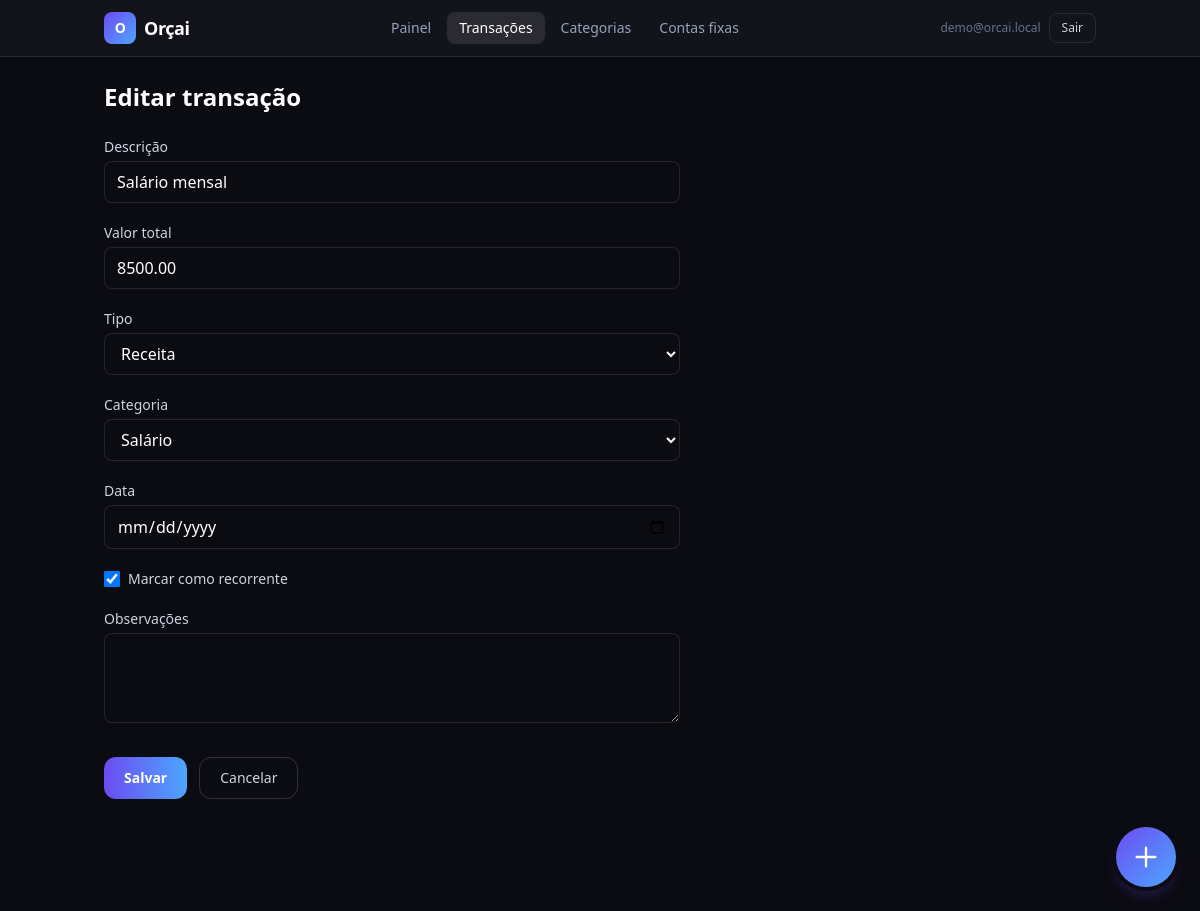
The page /transacoes/1/editar/ (signed in) on the database its author committed.
### users/models.py (models this page shows, shortened)
class User(AbstractUser):
    email = models.EmailField("e-mail", unique=True)
    USERNAME_FIELD = "email"
    REQUIRED_FIELDS: list[str] = []
    class Meta:
        verbose_name = "usuário"
        verbose_name_plural = "usuários"

### finance/models.py (models this page shows, shortened)
class Transaction(models.Model):
    user = models.ForeignKey(
        settings.AUTH_USER_MODEL,
        on_delete=models.CASCADE,
        related_name="transactions",
    )
    description = models.CharField("descrição", max_length=255)
    amount = models.DecimalField(
        "valor",
        max_digits=14,
        decimal_places=2,
        validators=[MinValueValidator(Decimal("0.01"))],
    )
    transaction_type = models.CharField(
        "tipo",
        max_length=16,
        choices=TransactionType.choices,
    )
    category = models.ForeignKey(
        Category,
        on_delete=models.SET_NULL,
        null=True,
        blank=True,
        related_name="transactions",
    )
    occurred_on = models.DateField("data")
    is_recurring = models.BooleanField(
        "recorrente",
        default=False,
        help_text="Indica padrão recorrente além do plano de parcelas (ex.: assinatura).",
    )
    installment_plan = models.ForeignKey(
        InstallmentPlan,
        on_delete=models.CASCADE,
        null=True,
        blank=True,
        related_name="transactions",
    )
    installment_number = models.PositiveSmallIntegerField(
        "número da parcela",
        null=True,
        blank=True,
    )
    notes = models.TextField("observações", blank=True)
    created_at = models.DateTimeField(auto_now_add=True)
    updated_at = models.DateTimeField(auto_now=True)
    class Meta:
        verbose_name = "transação"
        verbose_name_plural = "transações"
        ordering = ["-occurred_on", "-pk"]
        indexes = [
            models.Index(fields=["user", "occurred_on"]),
            models.Index(fields=["user", "transaction_type", "occurred_on"]),
        ]

### finance/views.py (the view, shortened to what this page needs)
# urls.py: path("transacoes/<int:pk>/editar/", views.TransactionUpdateView.as_view(), name="transaction_update"),
class TransactionUpdateView(UserScopedMixin, UpdateView):
    model = Transaction
    form_class = TransactionForm
    template_name = "finance/transaction_form.html"
    pk_url_kwarg = "pk"
    def get_form_kwargs(self):
        kw = super().get_form_kwargs()
        kw["user"] = self.request.user
        kw["is_create"] = False
        return kw

### finance/mixins.py (called while the page is built)
    def get_queryset(self):
        qs = super().get_queryset()
        return qs.filter(**{self.user_field: self.request.user})

### templates/finance/transaction_form.html (shortened to what this page needs)
{% extends "layouts/app_shell.html" %}
{% block app_main %}
<h1 class="text-2xl font-semibold text-white">{% if object %}Editar transação{% else %}Nova transação{% endif %}</h1>
<form method="post" class="mt-6 max-w-xl space-y-5">
  <div>
    <label class="block text-sm font-medium text-slate-300" for="id_description">Descrição</label>
    {{ form.description }}
  </div>
  <div>
    <label class="block text-sm font-medium text-slate-300" for="id_amount">Valor total</label>
    {{ form.amount }}
  </div>
  <div>
    <label class="block text-sm font-medium text-slate-300" for="id_transaction_type">Tipo</label>
    {{ form.transaction_type }}
  </div>
  <div>
    <label class="block text-sm font-medium text-slate-300" for="id_category">Categoria</label>
    <select name="{{ form.category.name }}" id="id_category" class="mt-1 w-full rounded-lg border border-white/10 bg-[#0B0B12] px-3 py-2 text-white outline-none focus:ring-2 focus:ring-skyfi">
      {% for choice in form.category.field.queryset %}
      <option value="{{ choice.pk }}" data-kind="{{ choice.kind }}"
        {% if form.category.value == choice.pk or form.category.value|stringformat:'s' == choice.pk|stringformat:'s' %}selected{% endif %}>{{ choice.name }}</option>
      {% endfor %}
    </select>
  </div>
  <div>
    <label class="block text-sm font-medium text-slate-300" for="id_occurred_on">Data</label>
    {{ form.occurred_on }}
  </div>
  <div class="flex items-center gap-2">
    {{ form.is_recurring }}
    <label class="text-sm text-slate-300" for="id_is_recurring">Marcar como recorrente</label>
  </div>
  <div>
    <label class="block text-sm font-medium text-slate-300" for="id_notes">Observações</label>
    {{ form.notes }}
  </div>
  <div class="flex flex-wrap gap-3 pt-2">
    <button type="submit" class="rounded-xl bg-gradient-to-r from-orchid to-skyfi px-5 py-2.5 text-sm font-semibold text-white hover:opacity-95">Salvar</button>
    <a href="{% url 'finance:transaction_list' %}" class="rounded-xl border border-white/15 px-5 py-2.5 text-sm text-slate-300 hover:bg-white/5">Cancelar</a>
  </div>
</form>
{% endblock %}

### templates/partials/app_nav.html (shortened to what this page needs)
{% with path=request.path %}
<header class="sticky top-0 z-40 border-b border-white/10 bg-card/90 backdrop-blur">
  <div class="mx-auto flex max-w-5xl flex-wrap items-center justify-between gap-3 px-4 py-3">
    <a href="{% url 'dashboard:home' %}" class="flex items-center gap-2 text-lg font-semibold tracking-tight text-white">
      <span class="inline-flex h-8 w-8 items-center justify-center rounded-lg bg-gradient-to-br from-orchid to-skyfi text-sm font-bold">O</span>
      Orçai
    </a>
    <nav class="flex flex-wrap items-center gap-1 text-sm">
      <a href="{% url 'dashboard:home' %}" class="rounded-lg px-3 py-1.5 {% if path == '/' %}bg-white/10 text-white{% else %}text-slate-400 hover:bg-white/5 hover:text-white{% endif %}">Painel</a>
      <a href="{% url 'finance:transaction_list' %}" class="rounded-lg px-3 py-1.5 {% if '/transacoes' in path %}bg-white/10 text-white{% else %}text-slate-400 hover:bg-white/5 hover:text-white{% endif %}">Transações</a>
      <a href="{% url 'finance:category_list' %}" class="rounded-lg px-3 py-1.5 {% if '/categorias' in path %}bg-white/10 text-white{% else %}text-slate-400 hover:bg-white/5 hover:text-white{% endif %}">Categorias</a>
      <a href="{% url 'finance:recurring_list' %}" class="rounded-lg px-3 py-1.5 {% if '/contas-fixas' in path %}bg-white/10 text-white{% else %}text-slate-400 hover:bg-white/5 hover:text-white{% endif %}">Contas fixas</a>
    </nav>
    <div class="flex items-center gap-2">
      <span class="hidden max-w-[140px] truncate text-xs text-slate-500 sm:inline">{{ user.email }}</span>
      <form action="{% url 'users:logout' %}" method="post">
        <button type="submit" class="rounded-lg border border-white/10 px-3 py-1.5 text-xs font-medium text-slate-300 hover:border-white/20 hover:text-white">Sair</button>
      </form>
    </div>
  </div>
</header>
{% endwith %}

### rows shown on the page
User: email "demo@orcai.local"
Transaction: description "Salário mensal", amount "8500.00", transaction_type "Receita", is_recurring "☑"

### other values the page prints
form field category "Salário"
